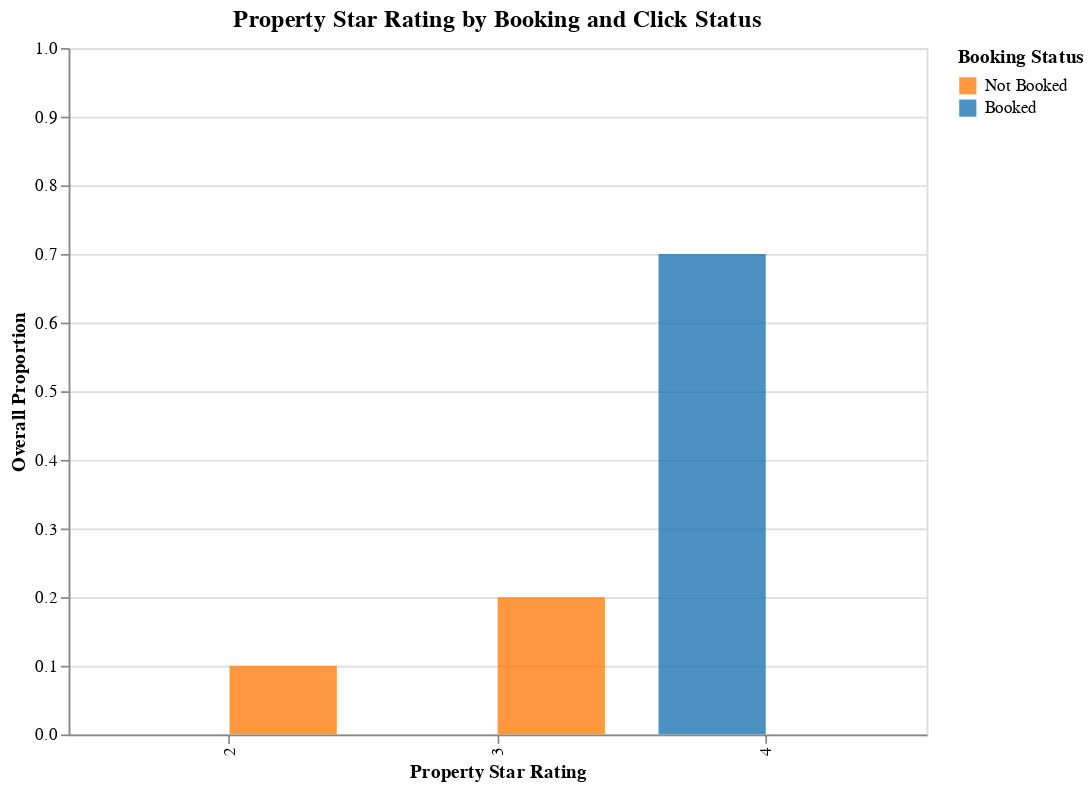

Notebook code for this chart:
### Code cell
import altair as alt
import polars as pl

# Create a Dataset that Includes Clicked & Not Clicked
agg_df = pl.DataFrame({
    "prop_starrating": ["4", "3", "2"],  
    "proportion": [0.7, 0.2, 0.1],  
    "click_bool": [1, 0, 1],
    "booking_bool": [1, 0, 0]
})

# Multi-Selection Dropdown for Clicked vs Not Clicked
click_selection = alt.param(
    name="click_bool_selection",
    bind=alt.binding_select(
        options=["All", "0", "1"],
        labels=["Both", "Not Clicked", "Clicked"],
        name="Click Status"
    ),
    value="All"
)

# Multi-Selection Dropdown for Booked vs Not Booked
book_selection = alt.param(
    name="book_bool_selection",
    bind=alt.binding_select(
        options=["All", "0", "1"],
        labels=["Both", "Not Booked", "Booked"],
        name="Booking Status"
    ),
    value="All"
)

# Combined Filtering Logic
filter_condition = (
    ((click_selection == "All") | 
     ((click_selection == "0") & (alt.datum.click_bool == 0)) |
     ((click_selection == "1") & (alt.datum.click_bool == 1))) &
    ((book_selection == "All") | 
     ((book_selection == "0") & (alt.datum.booking_bool == 0)) |
     ((book_selection == "1") & (alt.datum.booking_bool == 1)))
)

# Define Y-Axis
y_axis = alt.Y(
    "proportion:Q",
    title="Overall Proportion",
    scale=alt.Scale(domain=[0, 1]),
    axis=alt.Axis(tickCount=10)
)

# Enable Zooming
zoom = alt.selection_interval(bind="scales")

# ✅ **Dynamic Title Using `alt.expr`**
title_expr = alt.expr(
    f"click_bool_selection === '1' ? 'Property Star Rating for Clicked Users' : "
    f"click_bool_selection === '0' ? 'Property Star Rating for Not Clicked Users' : "
    f"'Property Star Rating by Booking and Click Status'"
)

chart = alt.Chart(agg_df).transform_calculate(
    click_label="datum.click_bool == 1 ? 'Clicked' : 'Not Clicked'",
    book_label="datum.booking_bool == 1 ? 'Booked' : 'Not Booked'"
).mark_bar(opacity=0.8).encode(
    x=alt.X("prop_starrating:O", title="Property Star Rating"),
    xOffset=alt.XOffset("book_label:N"),
    y=y_axis,
    color=alt.Color(
        "book_label:N",
        title="Booking Status",
        scale=alt.Scale(domain=["Not Booked", "Booked"], range=["#ff7f0e", "#1f77b4"]),
    ),
    tooltip=["prop_starrating", "proportion", "click_label:N", "book_label:N"]
).transform_filter(
    filter_condition
).add_params(
    click_selection,
    book_selection,
    zoom
).properties(
    width=500,
    height=400,
    title=alt.Title(
        text=title_expr,  # ✅ Dynamically updates based on Clicked/Not Clicked
        fontSize=14,
        anchor="middle",
        fontWeight="bold"
    )
)

chart

### Figure 1 — Vega specification as saved in the notebook (floating-point values rounded to 4 significant figures)
{"$schema": "https://vega.github.io/schema/vega/v5.json", "data": [{"name": "_server_source_0", "values": [{"booking_bool": 1, "click_bool": 1, "prop_starrating": "4", "proportion": 0.7, "click_label": "Clicked", "book_label": "Booked"}, {"booking_bool": 0, "click_bool": 0, "prop_starrating": "3", "proportion": 0.2, "click_label": "Not Clicked", "book_label": "Not Booked"}, {"booking_bool": 0, "click_bool": 1, "prop_starrating": "2", "proportion": 0.1, "click_label": "Clicked", "book_label": "Not Booked"}]}, {"name": "param_9_store"}, {"name": "source_0", "source": "_server_source_0", "transform": [{"type": "filter", "expr": "((((click_bool_selection === 'All') || ((click_bool_selection === '0') && (datum.click_bool === 0))) || ((click_bool_selection === '1') && (datum.click_bool === 1))) && (((book_bool_selection === 'All') || ((book_bool_selection === '0') && (datum.booking_bool === 0))) || ((book_bool_selection === '1') && (datum.booking_bool === 1))))"}, {"type": "stack", "field": "proportion", "groupby": ["prop_starrating", "book_label"], "sort": {"field": [], "order": []}, "as": ["proportion_start", "proportion_end"], "offset": "zero"}, {"type": "filter", "expr": "isValid(datum[\"proportion\"]) && isFinite(+datum[\"proportion\"])"}, {"type": "project", "fields": ["book_label", "click_label", "prop_starrating", "proportion", "proportion_end", "proportion_start"]}]}, {"name": "source_0_x_domain_prop_starrating", "source": "source_0", "transform": [{"type": "aggregate", "groupby": ["prop_starrating"], "fields": [], "ops": [], "as": []}, {"type": "formula", "expr": "datum['prop_starrating']", "as": "sort_field"}, {"type": "project", "fields": ["prop_starrating"]}]}, {"name": "source_0_xOffset_domain_book_label", "source": "source_0", "transform": [{"type": "aggregate", "groupby": ["book_label"], "fields": [], "ops": [], "as": []}, {"type": "formula", "expr": "datum['book_label']", "as": "sort_field"}, {"type": "project", "fields": ["book_label"]}]}], "signals": [{"name": "unit", "value": {}, "on": [{"events": "pointermove", "update": "isTuple(group()) ? group() : unit"}]}, {"name": "param_9", "update": "vlSelectionResolve(\"param_9_store\", \"union\")"}, {"name": "click_bool_selection", "value": "All", "bind": {"input": "select", "options": ["All", "0", "1"], "labels": ["Both", "Not Clicked", "Clicked"], "name": "Click Status"}}, {"name": "book_bool_selection", "value": "All", "bind": {"input": "select", "options": ["All", "0", "1"], "labels": ["Both", "Not Booked", "Booked"], "name": "Booking Status"}}, {"name": "param_9_prop_starrating", "on": [{"events": [{"source": "view", "type": "dblclick"}], "update": "null"}, {"events": {"signal": "param_9_translate_delta"}, "update": "panLinear(param_9_translate_anchor.extent_x, -param_9_translate_delta.x / width)"}, {"events": {"signal": "param_9_zoom_delta"}, "update": "zoomLinear(domain(\"x\"), param_9_zoom_anchor.x, param_9_zoom_delta)"}]}, {"name": "param_9_proportion", "on": [{"events": [{"source": "view", "type": "dblclick"}], "update": "null"}, {"events": {"signal": "param_9_translate_delta"}, "update": "panLinear(param_9_translate_anchor.extent_y, param_9_translate_delta.y / height)"}, {"events": {"signal": "param_9_zoom_delta"}, "update": "zoomLinear(domain(\"y\"), param_9_zoom_anchor.y, param_9_zoom_delta)"}]}, {"name": "param_9_tuple", "on": [{"events": [{"signal": "param_9_prop_starrating || param_9_proportion"}], "update": "param_9_prop_starrating && param_9_proportion ? {unit: \"\", fields: param_9_tuple_fields, values: [param_9_prop_starrating,param_9_proportion]} : null"}]}, {"name": "param_9_tuple_fields", "value": [{"field": "prop_starrating", "channel": "x", "type": "E"}, {"field": "proportion", "channel": "y", "type": "R"}]}, {"name": "param_9_translate_anchor", "value": {}, "on": [{"events": [{"source": "scope", "type": "pointerdown"}], "update": "{x: x(unit), y: y(unit), extent_x: domain(\"x\"), extent_y: domain(\"y\")}"}]}, {"name": "param_9_translate_delta", "value": {}, "on": [{"events": [{"source": "window", "between": [{"source": "scope", "type": "pointerdown"}, {"source": "window", "type": "pointerup"}], "consume": true, "type": "pointermove"}], "update": "{x: param_9_translate_anchor.x - x(unit), y: param_9_translate_anchor.y - y(unit)}"}]}, {"name": "param_9_zoom_anchor", "on": [{"events": [{"source": "scope", "consume": true, "type": "wheel"}], "update": "{x: invert(\"x\", x(unit)), y: invert(\"y\", y(unit))}"}]}, {"name": "param_9_zoom_delta", "on": [{"events": [{"source": "scope", "consume": true, "type": "wheel"}], "update": "pow(1.001, event.deltaY * pow(16, event.deltaMode))", "force": true}]}, {"name": "param_9_modify", "on": [{"events": {"signal": "param_9_tuple"}, "update": "modify(\"param_9_store\", param_9_tuple, true)"}]}], "marks": [{"type": "rect", "name": "marks", "from": {"data": "source_0"}, "encode": {"update": {"y2": {"field": "proportion_start", "scale": "y"}, "tooltip": {"signal": "{\"prop_starrating\": isValid(datum[\"prop_starrating\"]) ? datum[\"prop_starrating\"] : \"\"+datum[\"prop_starrating\"], \"proportion\": format(datum[\"proportion\"], \"\"), \"click_label\": isValid(datum[\"click_label\"]) ? datum[\"click_label\"] : \"\"+datum[\"click_label\"], \"book_label\": isValid(datum[\"book_label\"]) ? datum[\"book_label\"] : \"\"+datum[\"book_label\"]}"}, "width": {"signal": "max(0.25, bandwidth('xOffset'))"}, "opacity": {"value": 0.8}, "fill": {"field": "book_label", "scale": "color"}, "y": {"field": "proportion_end", "scale": "y"}, "x": {"field": "prop_starrating", "scale": "x", "offset": {"field": "book_label", "scale": "xOffset"}}}}, "style": ["bar"], "interactive": true, "clip": true}], "scales": [{"name": "x", "type": "band", "domain": {"data": "source_0_x_domain_prop_starrating", "field": "prop_starrating", "sort": true}, "range": [0, {"signal": "width"}], "paddingInner": 0.2, "paddingOuter": 0.2}, {"name": "y", "type": "linear", "domain": [0, 1], "range": [{"signal": "height"}, 0], "zero": true, "domainRaw": {"signal": "param_9[\"proportion\"]"}}, {"name": "xOffset", "type": "band", "domain": {"data": "source_0_xOffset_domain_book_label", "field": "book_label", "sort": true}, "range": [0, {"signal": "bandwidth('x')"}]}, {"name": "color", "type": "ordinal", "domain": ["Not Booked", "Booked"], "range": ["#ff7f0e", "#1f77b4"]}], "axes": [{"scale": "y", "orient": "left", "domain": false, "gridScale": "x", "grid": true, "tickCount": 10, "labels": false, "maxExtent": 0, "ticks": false, "zindex": 0, "aria": false, "minExtent": 0}, {"scale": "x", "title": "Property Star Rating", "grid": false, "labelAlign": "right", "labelAngle": 270, "orient": "bottom", "zindex": 0, "labelBaseline": "middle"}, {"scale": "y", "orient": "left", "grid": false, "title": "Overall Proportion", "zindex": 0, "tickCount": 10, "labelOverlap": true}], "title": {"text": {"signal": "click_bool_selection === '1' ? 'Property Star Rating for Clicked Users' : click_bool_selection === '0' ? 'Property Star Rating for Not Clicked Users' : 'Property Star Rating by Booking and Click Status'"}, "fontSize": 14, "anchor": "middle", "fontWeight": "bold", "frame": "group"}, "height": 400, "padding": 5, "style": "cell", "background": "white", "legends": [{"title": "Booking Status", "fill": "color", "symbolType": "square", "encode": {"symbols": {"update": {"opacity": {"value": 0.8}}}}}], "width": 500}
